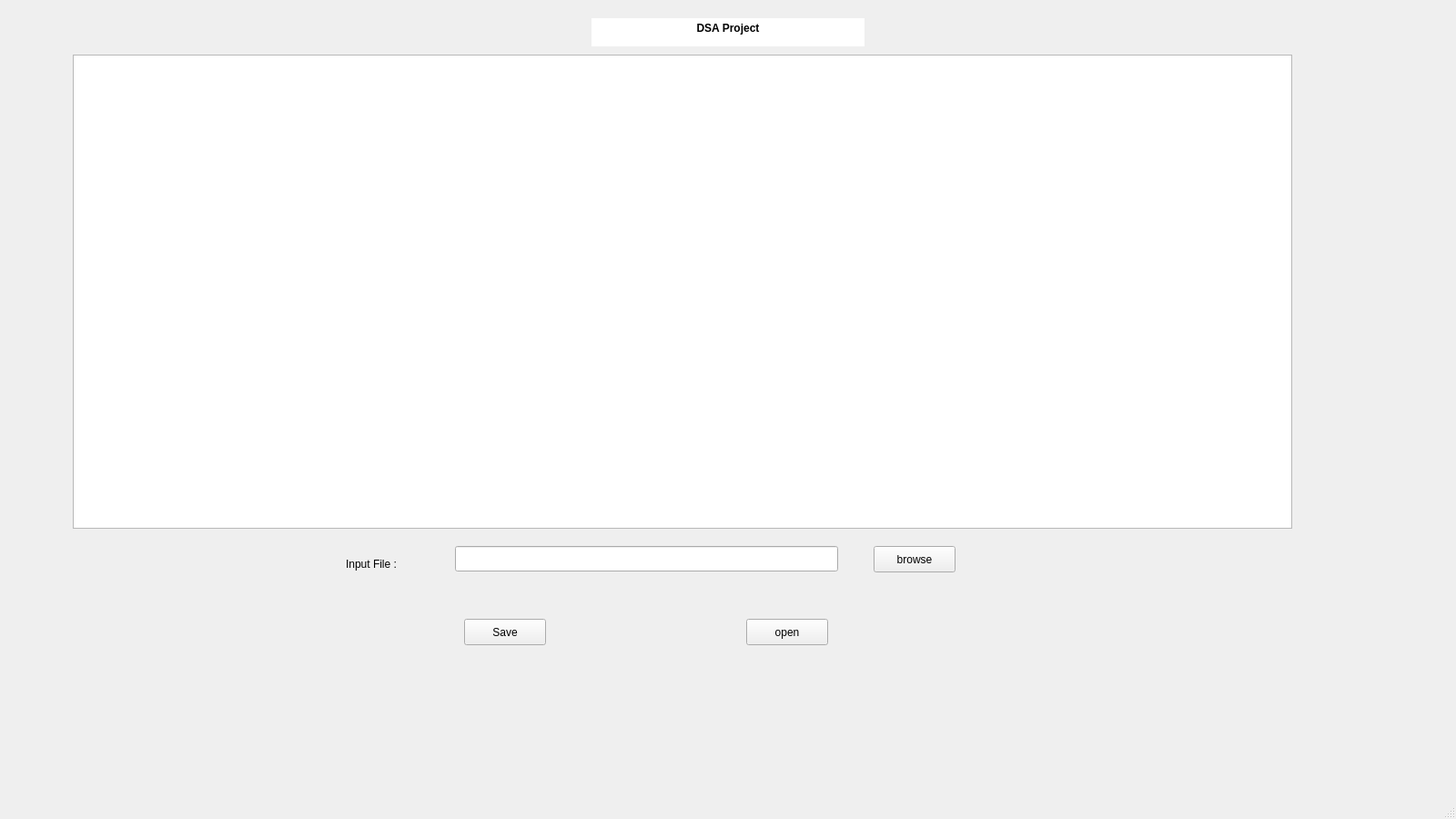
<?xml version="1.0" encoding="UTF-8"?>
<ui version="4.0">
 <class>MainWindow</class>
 <widget class="QMainWindow" name="MainWindow">
  <property name="geometry">
   <rect>
    <x>0</x>
    <y>0</y>
    <width>1600</width>
    <height>900</height>
   </rect>
  </property>
  <property name="windowTitle">
   <string>MainWindow</string>
  </property>
  <widget class="QWidget" name="centralwidget">
   <widget class="QTextEdit" name="project_name">
    <property name="geometry">
     <rect>
      <x>650</x>
      <y>20</y>
      <width>300</width>
      <height>31</height>
     </rect>
    </property>
    <property name="sizePolicy">
     <sizepolicy hsizetype="Fixed" vsizetype="Fixed">
      <horstretch>0</horstretch>
      <verstretch>0</verstretch>
     </sizepolicy>
    </property>
    <property name="frameShape">
     <enum>QFrame::Shape::NoFrame</enum>
    </property>
    <property name="frameShadow">
     <enum>QFrame::Shadow::Sunken</enum>
    </property>
    <property name="readOnly">
     <bool>true</bool>
    </property>
    <property name="html">
     <string>&lt;!DOCTYPE HTML PUBLIC &quot;-//W3C//DTD HTML 4.0//EN&quot; &quot;http://www.w3.org/TR/REC-html40/strict.dtd&quot;&gt;
&lt;html&gt;&lt;head&gt;&lt;meta name=&quot;qrichtext&quot; content=&quot;1&quot; /&gt;&lt;meta charset=&quot;utf-8&quot; /&gt;&lt;style type=&quot;text/css&quot;&gt;
p, li { white-space: pre-wrap; }
hr { height: 1px; border-width: 0; }
li.unchecked::marker { content: &quot;\2610&quot;; }
li.checked::marker { content: &quot;\2612&quot;; }
&lt;/style&gt;&lt;/head&gt;&lt;body style=&quot; font-family:'Segoe UI'; font-size:9pt; font-weight:400; font-style:normal;&quot;&gt;
&lt;p align=&quot;center&quot; style=&quot; margin-top:0px; margin-bottom:0px; margin-left:0px; margin-right:0px; -qt-block-indent:0; text-indent:0px;&quot;&gt;&lt;span style=&quot; font-weight:700;&quot;&gt;DSA Project&lt;/span&gt;&lt;/p&gt;&lt;/body&gt;&lt;/html&gt;</string>
    </property>
   </widget>
   <widget class="QLineEdit" name="lineEdit">
    <property name="geometry">
     <rect>
      <x>500</x>
      <y>600</y>
      <width>421</width>
      <height>28</height>
     </rect>
    </property>
   </widget>
   <widget class="QLabel" name="label">
    <property name="geometry">
     <rect>
      <x>380</x>
      <y>610</y>
      <width>91</width>
      <height>20</height>
     </rect>
    </property>
    <property name="text">
     <string>&lt;html&gt;&lt;head/&gt;&lt;body&gt;&lt;p&gt;&lt;span style=&quot; font-weight:700;&quot;&gt;Input File :&lt;/span&gt;&lt;/p&gt;&lt;/body&gt;&lt;/html&gt;</string>
    </property>
   </widget>
   <widget class="QPushButton" name="browse">
    <property name="geometry">
     <rect>
      <x>960</x>
      <y>600</y>
      <width>90</width>
      <height>29</height>
     </rect>
    </property>
    <property name="text">
     <string>browse</string>
    </property>
   </widget>
   <widget class="QPushButton" name="open">
    <property name="geometry">
     <rect>
      <x>820</x>
      <y>680</y>
      <width>90</width>
      <height>29</height>
     </rect>
    </property>
    <property name="text">
     <string>open</string>
    </property>
   </widget>
   <widget class="QTextEdit" name="textEdit">
    <property name="geometry">
     <rect>
      <x>80</x>
      <y>60</y>
      <width>1340</width>
      <height>521</height>
     </rect>
    </property>
   </widget>
   <widget class="QPushButton" name="save">
    <property name="geometry">
     <rect>
      <x>510</x>
      <y>680</y>
      <width>90</width>
      <height>29</height>
     </rect>
    </property>
    <property name="text">
     <string>Save</string>
    </property>
   </widget>
  </widget>
  <widget class="QMenuBar" name="menubar">
   <property name="geometry">
    <rect>
     <x>0</x>
     <y>0</y>
     <width>1600</width>
     <height>25</height>
    </rect>
   </property>
  </widget>
  <widget class="QStatusBar" name="statusbar"/>
 </widget>
 <resources/>
 <connections/>
</ui>
